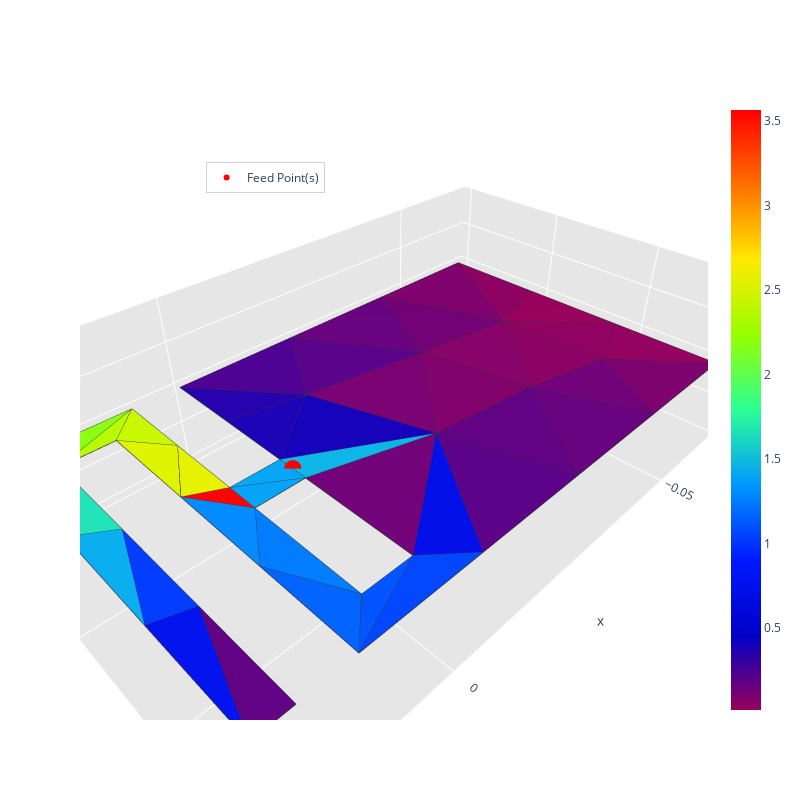
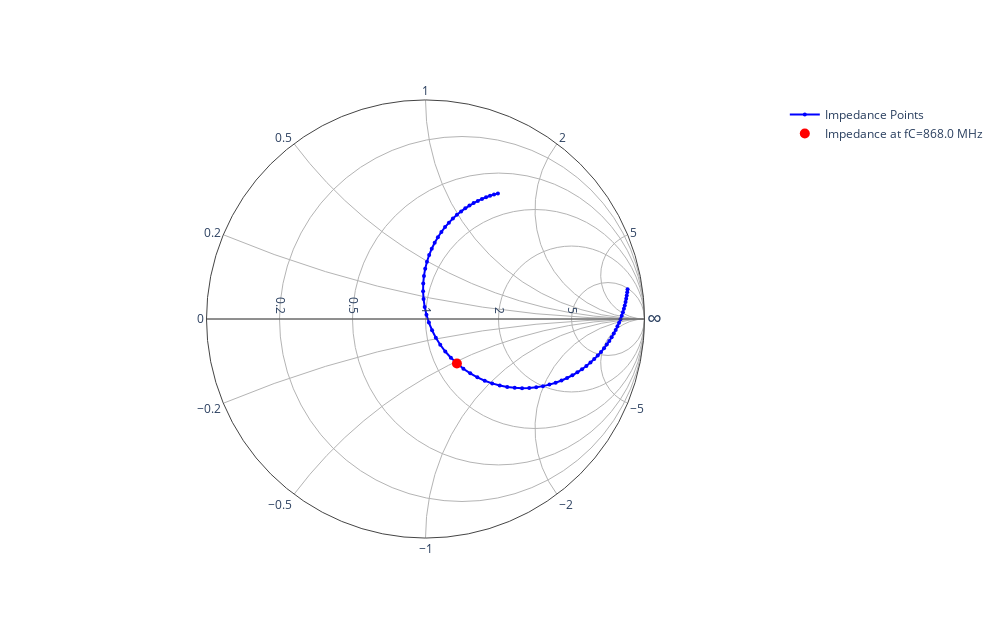
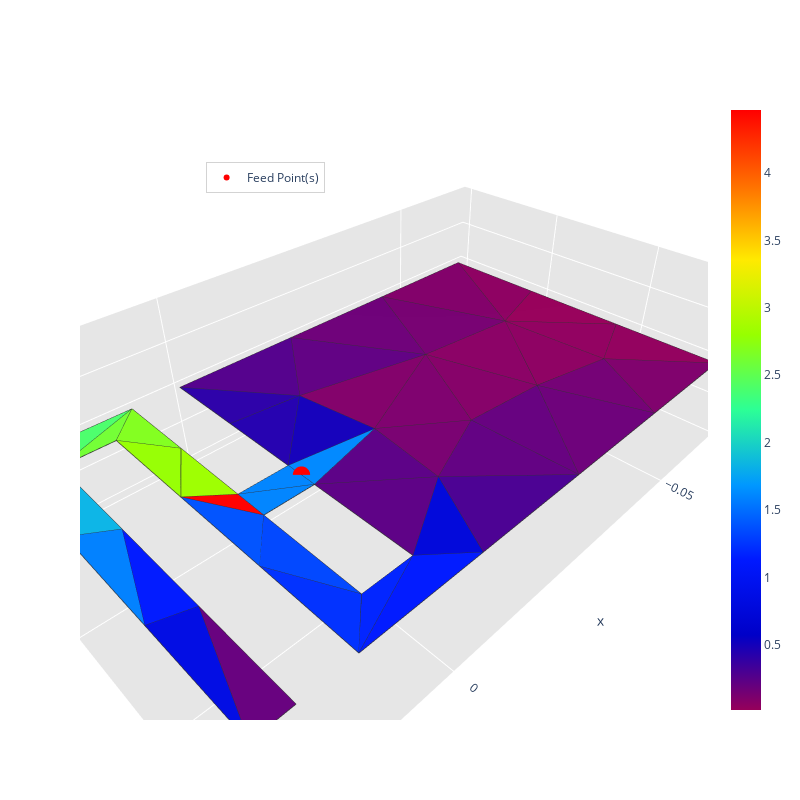
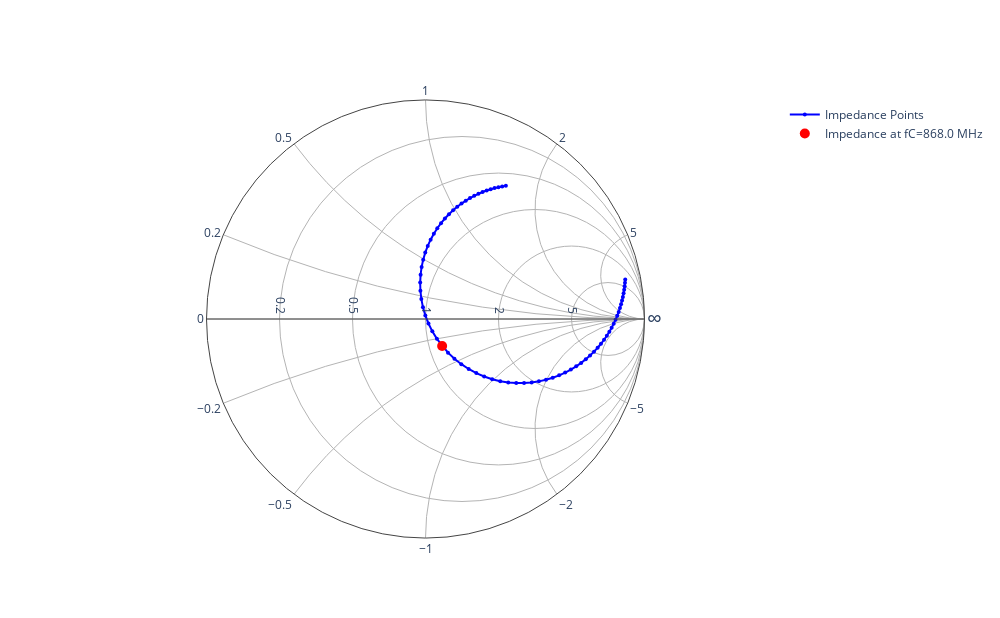

The notebook cell saved with these charts, in order:
### Code cell
import time
start_time = time.time()
iteration = 1
max_iter = 20
Accuracy = 0.01
converged = False
while iteration <= max_iter and not converged:
    try:
        print(f"\n------------------------------------------------------Iteration N°{iteration}------------------------------------------------------\n")
        print(f"distance meandres = {distance_meandre * 1000:.3f} mm\n")
        
        N_list_elem, new_distance_meandre_elem = creation_ifa(a, b, largeur_piste, distance_meandre, feed, x_t, y_t, save_mesh_folder, mesh_name, mesh_size)
        print(f"Number of meanders = {N_list_elem}\n")

        print(f"New distance meandres = {new_distance_meandre_elem * 1000:.3f} mm")
        print(f"IFA track width = {largeur_piste * 1000:.3f} mm")
        print(f"position feed = {feed * 1000:.3f} mm\n")

        frequence_resonance, s11_db, R_res, X_res = simulate(frequencies, ifa_meander_mat, fC, feed_point)
        Q = calculate_Q(frequencies, s11_db, frequence_resonance)
        plot_s11_curve(fLow, fHigh, nPoints, s11_db, fC)

        ratio = frequence_resonance / fC
        print(f"\nRatio = {ratio}\n")
        # distance_meandre = distance_meandre / ratio

        if (abs((fC - frequence_resonance)/fC) < Accuracy):
            min_index = np.argmin(s11_db)
            min_s11 = s11_db[min_index]
            s11_fc = s11_db[fc_index]
            if s11_fc < -10 or min_s11 < -20:
                converged = True
                print("\nRequired Accuracy is met!")
                break
            else:
                print("\nWe're looking for the perfect match!!!")

                if ratio == 1:
                    print("Ratio == 1 we modify the feed because we don't have a good fit")
                    ratio_adapt_feed = math.sqrt(R_res / 50)
                    feed = max(min(feed / ratio_adapt_feed, b - 3 * largeur_piste / 2 - 2.5 / 1000), largeur_piste / 2)
                else:
                    adapt_with_ratio_cube(distance_meandre, largeur_piste, ratio)             # New Addd ---- delete maybe

                    feed = max(min(feed * ratio**2, b - 3 * largeur_piste / 2 - 2.5 / 1000), largeur_piste / 2)

                    print(f"\nresultat feed = {feed * 1000:.3f} mm")

                if feed >= b - 3 * largeur_piste / 2 - 2.5 / 1000 or feed <= largeur_piste / 2:
                    distance_meandre, largeur_piste = adapt_with_ratio_square(distance_meandre, largeur_piste, ratio)

                feed_point       = np.array([0, feed, 0])

        elif abs(frequence_resonance - fC) < 0.07 * fC:
            print(f"\nWe are within 2% of fc!\n")
            feed = max(min(feed * ratio**2, b - 3 * largeur_piste / 2 - 2.5 / 1000), largeur_piste / 2)

            if feed >= b - 3 * largeur_piste / 2 - 2.5 / 1000 or feed <= largeur_piste / 2:
                print("\nExtreme edge reached\n")
                distance_meandre, largeur_piste = adapt_with_ratio_square(distance_meandre, largeur_piste, ratio)
            
            feed_point       = np.array([0, feed, 0])
        else:
            print(f"\nWe are FAR of fc!\n")
            distance_meandre, largeur_piste = adapt_with_ratio_square(distance_meandre, largeur_piste, ratio)

            """ # New Add    ---- delete maybe

            feed = max(min(feed * ratio**1, b - 3 * largeur_piste / 2 - 2.5 / 1000), largeur_piste / 2)

            if feed >= b - 3 * largeur_piste / 2 - 0.5 / 1000 or feed <= largeur_piste / 2:
                print("\nExtreme edge reached\n")
                distance_meandre, largeur_piste = adapt_with_ratio_square(distance_meandre, largeur_piste, ratio)
            
            feed_point       = np.array([0, feed, 0])

            # New Add   ---- delete maybe """
        
        iteration += 1
    except ValueError as e:
        print(f"Error: {e}")

end_time = time.time()
simulation_time = end_time - start_time
simulation_time_minutes = simulation_time / 60
simulation_time_seconds = simulation_time % 60
print(f"Simulation time : {simulation_time_minutes:.0f} minutes et {simulation_time_seconds:.2f} seconds")
if converged:
    print(f"Convergence reached at iteration {iteration}")
else:
    print(f"Convergence not achieved after {max_iter} itérations")

### Figure 1 — Plotly figure (JSON) as saved in the notebook; plotly's stock layout.template omitted (floating-point values rounded to 4 significant figures; data arrays with more than 128 entries replaced by an {"elided": "..."} marker saying what was removed)
{"data": [{"facecolor": ["rgb(0, 83, 255)", "rgb(0, 98, 255)", "rgb(0, 17, 236)", "rgb(255, 0, 0)", "rgb(138, 0, 98)", "rgb(4, 161, 246)", "rgb(142, 0, 96)", "rgb(0, 13, 228)", "rgb(0, 69, 255)", "rgb(111, 0, 119)", "rgb(8, 171, 236)", "rgb(95, 0, 130)", "rgb(21, 0, 185)", "rgb(133, 0, 103)", "rgb(137, 255, 19)", "rgb(11, 178, 228)", "rgb(111, 0, 119)", "rgb(103, 0, 125)", "rgb(114, 0, 117)", "rgb(88, 0, 136)", "rgb(0, 59, 255)", "rgb(75, 0, 145)", "rgb(85, 255, 93)", "rgb(31, 225, 181)", "rgb(181, 249, 0)", "rgb(5, 164, 243)", "rgb(0, 122, 255)", "rgb(197, 246, 0)", "rgb(0, 136, 255)", "rgb(228, 239, 0)", "rgb(218, 241, 0)", "rgb(36, 0, 173)", "rgb(27, 0, 180)", "rgb(95, 0, 131)", "rgb(120, 0, 112)", "rgb(128, 0, 106)", "rgb(90, 0, 134)", "rgb(126, 0, 108)", "rgb(140, 0, 98)", "rgb(145, 0, 94)", "rgb(123, 0, 110)", "rgb(150, 0, 90)", "rgb(102, 0, 125)"], "i": [7, 20, 11, 2, 31, 0, 32, 30, 15, 34, 22, 23, 35, 31, 13, 3, 31, 36, 33, 16, 23, 16, 12, 25, 13, 2, 20, 13, 21, 21, 8, 35, 35, 29, 36, 34, 30, 33, 18, 32, 28, 19, 31], "j": [14, 14, 24, 1, 33, 1, 33, 15, 30, 15, 24, 10, 34, 36, 9, 34, 32, 16, 36, 36, 24, 35, 9, 9, 8, 3, 1, 26, 1, 26, 26, 27, 3, 34, 34, 36, 34, 17, 33, 19, 32, 33, 28], "k": [15, 7, 23, 21, 32, 2, 19, 34, 7, 0, 25, 11, 3, 33, 12, 0, 28, 17, 17, 35, 22, 5, 25, 22, 9, 0, 14, 8, 20, 2, 21, 5, 27, 31, 35, 31, 29, 6, 6, 4, 4, 18, 29], "name": "", "type": "mesh3d", "x": [0.0, 0.0081, 0.0081, 0.0, -0.065, 0.0, -0.065, 0.0135, 0.0135, 0.0216, 0.0216, 0.027, 0.027, 0.0081, 0.0081, 0.0, -0.02167, -0.04333, -0.065, -0.065, 0.0135, 0.0135, 0.0216, 0.0216, 0.027, 0.027, 0.0081, 0.0, -0.04538, -0.02575, -0.006125, -0.03825, -0.05311, -0.05195, -0.01922, -0.01247, -0.03395], "y": [0.0302, 0.0302, 0.0248, 0.0248, 0.055, 0.0, 0.0, 0.055, 0.0054, 0.0054, 0.055, 0.055, 8.674e-19, 8.674e-19, 0.0496, 0.0496, 0.0, 0.0, 0.01833, 0.03667, 0.03847, 0.02193, 0.02193, 0.03847, 0.03667, 0.01833, 0.0124, 0.0124, 0.055, 0.055, 0.055, 0.038, 0.04132, 0.02192, 0.03573, 0.01534, 0.01912], "z": [0.0, 0.0, 0.0, 0.0, 0.0, 0.0, 0.0, 0.0, 0.0, 0.0, 0.0, 0.0, 0.0, 0.0, 0.0, 0.0, 0.0, 0.0, 0.0, 0.0, 0.0, 0.0, 0.0, 0.0, 0.0, 0.0, 0.0, 0.0, 0.0, 0.0, 0.0, 0.0, 0.0, 0.0, 0.0, 0.0, 0.0]}, {"line": {"color": "rgb(50, 50, 50)", "width": 1.5}, "mode": "lines", "showlegend": false, "type": "scatter3d", "x": {"elided": "215 float values"}, "y": {"elided": "215 float values"}, "z": {"elided": "215 int values"}}, {"hoverinfo": "none", "marker": {"color": [0.01484, 3.565], "colorscale": [[0, "rgb(150, 0, 90)"], [0.125, "rgb(0, 0, 200)"], [0.25, "rgb(0, 25, 255)"], [0.375, "rgb(0, 152, 255)"], [0.5, "rgb(44, 255, 150)"], [0.625, "rgb(151, 255, 0)"], [0.75, "rgb(255, 234, 0)"], [0.875, "rgb(255, 111, 0)"], [1, "rgb(255, 0, 0)"]], "showscale": true, "size": 0.1}, "mode": "markers", "showlegend": false, "type": "scatter3d", "x": [0.0], "y": [0.0302], "z": [0.0]}, {"marker": {"color": "red", "size": 6, "symbol": "circle"}, "mode": "markers+text", "name": "Feed Point(s)", "type": "scatter3d", "x": [0.0], "y": [0.0275], "z": [0.0]}], "layout": {"height": 800, "legend": {"bgcolor": "rgba(255,255,255,0.7)", "bordercolor": "lightgray", "borderwidth": 1, "x": 0.2, "xanchor": "left", "y": 0.9, "yanchor": "top"}, "scene": {"aspectratio": {"x": 1, "y": 0.5978, "z": 0.3}, "camera": {"eye": {"x": 0.65, "y": 0.65, "z": 0.65}}, "xaxis": {"backgroundcolor": "rgb(230, 230, 230)", "gridcolor": "rgb(255, 255, 255)", "showbackground": true, "zerolinecolor": "rgb(255, 255, 255)"}, "yaxis": {"backgroundcolor": "rgb(230, 230, 230)", "gridcolor": "rgb(255, 255, 255)", "showbackground": true, "zerolinecolor": "rgb(255, 255, 255)"}, "zaxis": {"backgroundcolor": "rgb(230, 230, 230)", "gridcolor": "rgb(255, 255, 255)", "showbackground": true, "zerolinecolor": "rgb(255, 255, 255)"}}, "title": {"text": ""}, "width": 800}}

### Figure 2 — Plotly figure (JSON) as saved in the notebook; plotly's stock layout.template omitted (floating-point values rounded to 4 significant figures)
{"data": [{"hoverinfo": "text", "imag": [11.11, 11.56, 11.87, 11.9, 11.47, 10.37, 8.457, 5.794, 2.749, -0.1487, -2.48, -4.094, -5.056, -5.525, -5.662, -5.59, -5.396, -5.137, -4.846, -4.546, -4.248, -3.959, -3.684, -3.423, -3.177, -2.945, -2.728, -2.525, -2.333, -2.154, -1.984, -1.825, -1.674, -1.532, -1.397, -1.269, -1.148, -1.032, -0.9212, -0.8157, -0.7147, -0.6178, -0.4355, -0.3495, -0.2665, -0.1863, -0.1088, -0.03381, 0.03893, 0.1095, 0.1782, 0.245, 0.31, 0.3735, 0.4354, 0.496, 0.5552, 0.6132, 0.6701, 0.7259, 0.7808, 0.8347, 0.8877, 0.94, 0.9915, 1.042, 1.092, 1.142, 1.191, 1.24, 1.288, 1.335, 1.383, 1.43, 1.476], "marker": {"color": "blue", "size": 4}, "mode": "markers+lines", "name": "Impedance Points", "real": [5.313, 6.503, 7.981, 9.774, 11.85, 14.05, 16.06, 17.44, 17.85, 17.22, 15.84, 14.08, 12.29, 10.63, 9.183, 7.963, 6.947, 6.103, 5.402, 4.818, 4.327, 3.913, 3.561, 3.26, 3.0, 2.775, 2.579, 2.407, 2.255, 2.121, 2.001, 1.894, 1.798, 1.712, 1.634, 1.563, 1.498, 1.439, 1.386, 1.336, 1.291, 1.249, 1.175, 1.142, 1.111, 1.082, 1.056, 1.031, 1.008, 0.9864, 0.9662, 0.9474, 0.9297, 0.913, 0.8975, 0.8828, 0.8691, 0.8562, 0.844, 0.8326, 0.8218, 0.8117, 0.8021, 0.7932, 0.7847, 0.7768, 0.7693, 0.7623, 0.7557, 0.7495, 0.7437, 0.7382, 0.7331, 0.7283, 0.7239], "text": ["Z = 265.646+555.700j at 700.0 MHz", "Z = 325.141+578.225j at 704.0 MHz", "Z = 399.058+593.574j at 708.0 MHz", "Z = 488.692+595.170j at 712.0 MHz", "Z = 592.333+573.740j at 716.0 MHz", "Z = 702.326+518.713j at 720.0 MHz", "Z = 802.788+422.865j at 724.0 MHz", "Z = 872.032+289.690j at 728.0 MHz", "Z = 892.375+137.452j at 732.0 MHz", "Z = 861.211-7.435j at 736.0 MHz", "Z = 791.942-124.019j at 740.0 MHz", "Z = 704.234-204.688j at 744.0 MHz", "Z = 614.257-252.784j at 748.0 MHz", "Z = 531.326-276.252j at 752.0 MHz", "Z = 459.146-283.075j at 756.0 MHz", "Z = 398.159-279.488j at 760.0 MHz", "Z = 347.329-269.809j at 764.0 MHz", "Z = 305.148-256.836j at 768.0 MHz", "Z = 270.107-242.313j at 772.0 MHz", "Z = 240.878-227.293j at 776.0 MHz", "Z = 216.359-212.393j at 780.0 MHz", "Z = 195.656-197.961j at 784.0 MHz", "Z = 178.057-184.178j at 788.0 MHz", "Z = 162.995-171.125j at 792.0 MHz", "Z = 150.019-158.826j at 796.0 MHz", "Z = 138.770-147.266j at 800.0 MHz", "Z = 128.959-136.415j at 804.0 MHz", "Z = 120.355-126.231j at 808.0 MHz", "Z = 112.769-116.667j at 812.0 MHz", "Z = 106.048-107.678j at 816.0 MHz", "Z = 100.066-99.218j at 820.0 MHz", "Z = 94.718-91.245j at 824.0 MHz", "Z = 89.919-83.717j at 828.0 MHz", "Z = 85.595-76.599j at 832.0 MHz", "Z = 81.686-69.857j at 836.0 MHz", "Z = 78.140-63.459j at 840.0 MHz", "Z = 74.914-57.377j at 844.0 MHz", "Z = 71.971-51.586j at 848.0 MHz", "Z = 69.279-46.062j at 852.0 MHz", "Z = 66.810-40.784j at 856.0 MHz", "Z = 64.541-35.734j at 860.0 MHz", "Z = 62.450-30.892j at 864.0 MHz", "Z = 58.735-21.776j at 872.0 MHz", "Z = 57.082-17.473j at 876.0 MHz", "Z = 55.547-13.324j at 880.0 MHz", "Z = 54.121-9.317j at 884.0 MHz", "Z = 52.793-5.442j at 888.0 MHz", "Z = 51.555-1.691j at 892.0 MHz", "Z = 50.401+1.947j at 896.0 MHz", "Z = 49.322+5.477j at 900.0 MHz", "Z = 48.312+8.909j at 904.0 MHz", "Z = 47.368+12.248j at 908.0 MHz", "Z = 46.483+15.501j at 912.0 MHz", "Z = 45.652+18.673j at 916.0 MHz", "Z = 44.873+21.771j at 920.0 MHz", "Z = 44.142+24.798j at 924.0 MHz", "Z = 43.454+27.760j at 928.0 MHz", "Z = 42.808+30.661j at 932.0 MHz", "Z = 42.200+33.506j at 936.0 MHz", "Z = 41.628+36.297j at 940.0 MHz", "Z = 41.090+39.038j at 944.0 MHz", "Z = 40.584+41.733j at 948.0 MHz", "Z = 40.107+44.386j at 952.0 MHz", "Z = 39.659+46.998j at 956.0 MHz", "Z = 39.237+49.573j at 960.0 MHz", "Z = 38.839+52.114j at 964.0 MHz", "Z = 38.466+54.623j at 968.0 MHz", "Z = 38.114+57.102j at 972.0 MHz", "Z = 37.784+59.554j at 976.0 MHz", "Z = 37.474+61.980j at 980.0 MHz", "Z = 37.183+64.384j at 984.0 MHz", "Z = 36.910+66.767j at 988.0 MHz", "Z = 36.655+69.130j at 992.0 MHz", "Z = 36.416+71.477j at 996.0 MHz", "Z = 36.193+73.808j at 1000.0 MHz"], "type": "scattersmith"}, {"hoverinfo": "text", "imag": [-0.5249], "marker": {"color": "red", "size": 10, "symbol": "circle"}, "mode": "markers", "name": "Impedance at fC=868.0 MHz", "real": [1.21], "text": ["Z = 60.520-26.245j at 868.0 MHz"], "type": "scattersmith"}], "layout": {"height": 618, "showlegend": true, "title": {"text": ""}, "width": 1000}}

### Figure 3 — Plotly figure (JSON) as saved in the notebook; plotly's stock layout.template omitted (floating-point values rounded to 4 significant figures; data arrays with more than 128 entries replaced by an {"elided": "..."} marker saying what was removed)
{"data": [{"facecolor": ["rgb(0, 35, 255)", "rgb(0, 48, 255)", "rgb(255, 0, 0)", "rgb(0, 131, 255)", "rgb(140, 0, 97)", "rgb(97, 0, 129)", "rgb(144, 0, 95)", "rgb(0, 25, 254)", "rgb(0, 135, 255)", "rgb(129, 0, 105)", "rgb(115, 0, 116)", "rgb(11, 179, 228)", "rgb(0, 25, 255)", "rgb(109, 0, 120)", "rgb(102, 0, 125)", "rgb(118, 0, 113)", "rgb(149, 255, 3)", "rgb(0, 11, 225)", "rgb(96, 0, 130)", "rgb(137, 0, 100)", "rgb(0, 127, 255)", "rgb(141, 0, 97)", "rgb(75, 255, 107)", "rgb(38, 240, 165)", "rgb(114, 255, 52)", "rgb(0, 131, 255)", "rgb(0, 7, 216)", "rgb(129, 255, 31)", "rgb(0, 70, 255)", "rgb(156, 254, 0)", "rgb(0, 82, 255)", "rgb(92, 0, 132)", "rgb(101, 0, 126)", "rgb(125, 0, 109)", "rgb(132, 0, 103)", "rgb(129, 0, 105)", "rgb(44, 0, 167)", "rgb(83, 0, 139)", "rgb(120, 0, 112)", "rgb(108, 0, 121)", "rgb(91, 0, 133)", "rgb(126, 0, 107)", "rgb(145, 0, 93)", "rgb(74, 0, 145)", "rgb(20, 0, 185)", "rgb(36, 0, 174)", "rgb(150, 0, 90)"], "i": [7, 20, 2, 0, 31, 34, 32, 15, 36, 37, 31, 25, 24, 37, 23, 33, 8, 24, 37, 31, 25, 18, 13, 12, 13, 2, 30, 13, 1, 21, 21, 34, 29, 37, 35, 33, 38, 16, 34, 31, 34, 28, 32, 34, 3, 38, 19], "j": [14, 14, 1, 1, 33, 35, 33, 30, 0, 36, 32, 9, 22, 16, 10, 37, 26, 23, 38, 37, 22, 33, 9, 9, 8, 3, 15, 26, 14, 26, 1, 15, 35, 35, 37, 17, 27, 38, 36, 28, 0, 32, 19, 29, 38, 3, 33], "k": [15, 7, 21, 2, 32, 29, 19, 7, 3, 38, 28, 22, 23, 17, 11, 17, 21, 11, 16, 33, 24, 6, 12, 25, 9, 0, 34, 8, 20, 2, 20, 0, 31, 36, 31, 6, 5, 5, 35, 29, 36, 4, 4, 30, 36, 27, 18], "name": "", "type": "mesh3d", "x": [0.0, 0.0081, 0.0081, 0.0, -0.065, 0.0, -0.065, 0.0135, 0.0135, 0.0216, 0.0216, 0.027, 0.027, 0.0081, 0.0081, 0.0, -0.02167, -0.04333, -0.065, -0.065, 0.0135, 0.0135, 0.0216, 0.0216, 0.027, 0.027, 0.0081, 0.0, -0.04538, -0.02575, -0.006125, -0.03925, -0.05335, -0.05211, -0.01241, -0.02508, -0.01381, -0.03382, -0.01155], "y": [0.032, 0.032, 0.0266, 0.0266, 0.055, 0.0, 0.0, 0.055, 0.0054, 0.0054, 0.055, 0.055, 8.674e-19, 8.674e-19, 0.0496, 0.0496, 0.0, 0.0, 0.01833, 0.03667, 0.03847, 0.02193, 0.02193, 0.03847, 0.03667, 0.01833, 0.0133, 0.0133, 0.055, 0.055, 0.055, 0.03846, 0.04145, 0.02213, 0.04228, 0.03718, 0.02881, 0.02002, 0.01479], "z": [0.0, 0.0, 0.0, 0.0, 0.0, 0.0, 0.0, 0.0, 0.0, 0.0, 0.0, 0.0, 0.0, 0.0, 0.0, 0.0, 0.0, 0.0, 0.0, 0.0, 0.0, 0.0, 0.0, 0.0, 0.0, 0.0, 0.0, 0.0, 0.0, 0.0, 0.0, 0.0, 0.0, 0.0, 0.0, 0.0, 0.0, 0.0, 0.0]}, {"line": {"color": "rgb(50, 50, 50)", "width": 1.5}, "mode": "lines", "showlegend": false, "type": "scatter3d", "x": {"elided": "235 float values"}, "y": {"elided": "235 float values"}, "z": {"elided": "235 int values"}}, {"hoverinfo": "none", "marker": {"color": [0.01658, 4.466], "colorscale": [[0, "rgb(150, 0, 90)"], [0.125, "rgb(0, 0, 200)"], [0.25, "rgb(0, 25, 255)"], [0.375, "rgb(0, 152, 255)"], [0.5, "rgb(44, 255, 150)"], [0.625, "rgb(151, 255, 0)"], [0.75, "rgb(255, 234, 0)"], [0.875, "rgb(255, 111, 0)"], [1, "rgb(255, 0, 0)"]], "showscale": true, "size": 0.1}, "mode": "markers", "showlegend": false, "type": "scatter3d", "x": [0.0], "y": [0.032], "z": [0.0]}, {"marker": {"color": "red", "size": 6, "symbol": "circle"}, "mode": "markers+text", "name": "Feed Point(s)", "type": "scatter3d", "x": [0.0], "y": [0.0293], "z": [0.0]}], "layout": {"height": 800, "legend": {"bgcolor": "rgba(255,255,255,0.7)", "bordercolor": "lightgray", "borderwidth": 1, "x": 0.2, "xanchor": "left", "y": 0.9, "yanchor": "top"}, "scene": {"aspectratio": {"x": 1, "y": 0.5978, "z": 0.3}, "camera": {"eye": {"x": 0.65, "y": 0.65, "z": 0.65}}, "xaxis": {"backgroundcolor": "rgb(230, 230, 230)", "gridcolor": "rgb(255, 255, 255)", "showbackground": true, "zerolinecolor": "rgb(255, 255, 255)"}, "yaxis": {"backgroundcolor": "rgb(230, 230, 230)", "gridcolor": "rgb(255, 255, 255)", "showbackground": true, "zerolinecolor": "rgb(255, 255, 255)"}, "zaxis": {"backgroundcolor": "rgb(230, 230, 230)", "gridcolor": "rgb(255, 255, 255)", "showbackground": true, "zerolinecolor": "rgb(255, 255, 255)"}}, "title": {"text": ""}, "width": 800}}

### Figure 4 — Plotly figure (JSON) as saved in the notebook; plotly's stock layout.template omitted (floating-point values rounded to 4 significant figures)
{"data": [{"hoverinfo": "text", "imag": [8.95, 9.375, 9.772, 10.09, 10.25, 10.13, 9.569, 8.425, 6.635, 4.338, 1.872, -0.3636, -2.104, -3.285, -3.978, -4.309, -4.395, -4.327, -4.167, -3.956, -3.722, -3.478, -3.237, -3.001, -2.776, -2.562, -2.359, -2.168, -1.987, -1.818, -1.658, -1.507, -1.365, -1.231, -1.103, -0.9827, -0.8681, -0.7591, -0.6553, -0.5561, -0.4614, -0.3706, -0.2, -0.1195, -0.042, 0.0328, 0.1051, 0.175, 0.2428, 0.3086, 0.3724, 0.4346, 0.4951, 0.5541, 0.6116, 0.6679, 0.7229, 0.7768, 0.8297, 0.8815, 0.9324, 0.9825, 1.032, 1.08, 1.128, 1.175, 1.222, 1.268, 1.313, 1.359, 1.403, 1.448, 1.491, 1.535, 1.578], "marker": {"color": "blue", "size": 4}, "mode": "markers+lines", "name": "Impedance Points", "real": [3.363, 4.061, 4.932, 6.013, 7.335, 8.9, 10.64, 12.4, 13.88, 14.76, 14.82, 14.12, 12.9, 11.46, 10.03, 8.715, 7.573, 6.604, 5.793, 5.115, 4.548, 4.072, 3.671, 3.331, 3.04, 2.79, 2.574, 2.385, 2.221, 2.076, 1.948, 1.835, 1.733, 1.642, 1.561, 1.487, 1.42, 1.36, 1.305, 1.254, 1.208, 1.166, 1.091, 1.057, 1.027, 0.998, 0.9715, 0.9469, 0.9239, 0.9025, 0.8825, 0.8638, 0.8463, 0.83, 0.8146, 0.8002, 0.7867, 0.774, 0.762, 0.7508, 0.7402, 0.7303, 0.7209, 0.7121, 0.7038, 0.696, 0.6887, 0.6817, 0.6752, 0.6691, 0.6634, 0.658, 0.6529, 0.6481, 0.6437], "text": ["Z = 168.164+447.480j at 700.0 MHz", "Z = 203.043+468.737j at 704.0 MHz", "Z = 246.594+488.578j at 708.0 MHz", "Z = 300.668+504.500j at 712.0 MHz", "Z = 366.764+512.438j at 716.0 MHz", "Z = 444.982+506.351j at 720.0 MHz", "Z = 532.230+478.465j at 724.0 MHz", "Z = 620.064+421.235j at 728.0 MHz", "Z = 694.085+331.760j at 732.0 MHz", "Z = 737.822+216.880j at 736.0 MHz", "Z = 741.048+93.612j at 740.0 MHz", "Z = 706.006-18.181j at 744.0 MHz", "Z = 645.130-105.224j at 748.0 MHz", "Z = 573.192-164.230j at 752.0 MHz", "Z = 501.350-198.904j at 756.0 MHz", "Z = 435.729-215.455j at 760.0 MHz", "Z = 378.637-219.757j at 764.0 MHz", "Z = 330.214-216.336j at 768.0 MHz", "Z = 289.626-208.335j at 772.0 MHz", "Z = 255.730-197.815j at 776.0 MHz", "Z = 227.393-186.077j at 780.0 MHz", "Z = 203.614-173.921j at 784.0 MHz", "Z = 183.553-161.826j at 788.0 MHz", "Z = 166.527-150.067j at 792.0 MHz", "Z = 151.985-138.794j at 796.0 MHz", "Z = 139.486-128.076j at 800.0 MHz", "Z = 128.676-117.938j at 804.0 MHz", "Z = 119.272-108.376j at 808.0 MHz", "Z = 111.044-99.368j at 812.0 MHz", "Z = 103.808-90.885j at 816.0 MHz", "Z = 97.411-82.894j at 820.0 MHz", "Z = 91.729-75.360j at 824.0 MHz", "Z = 86.661-68.249j at 828.0 MHz", "Z = 82.121-61.528j at 832.0 MHz", "Z = 78.039-55.166j at 836.0 MHz", "Z = 74.355-49.134j at 840.0 MHz", "Z = 71.019-43.405j at 844.0 MHz", "Z = 67.989-37.955j at 848.0 MHz", "Z = 65.229-32.763j at 852.0 MHz", "Z = 62.707-27.807j at 856.0 MHz", "Z = 60.398-23.068j at 860.0 MHz", "Z = 58.278-18.531j at 864.0 MHz", "Z = 54.528-9.998j at 872.0 MHz", "Z = 52.866-5.976j at 876.0 MHz", "Z = 51.327-2.100j at 880.0 MHz", "Z = 49.901+1.640j at 884.0 MHz", "Z = 48.576+5.254j at 888.0 MHz", "Z = 47.343+8.751j at 892.0 MHz", "Z = 46.196+12.140j at 896.0 MHz", "Z = 45.125+15.428j at 900.0 MHz", "Z = 44.126+18.621j at 904.0 MHz", "Z = 43.191+21.728j at 908.0 MHz", "Z = 42.317+24.753j at 912.0 MHz", "Z = 41.498+27.703j at 916.0 MHz", "Z = 40.730+30.581j at 920.0 MHz", "Z = 40.010+33.395j at 924.0 MHz", "Z = 39.334+36.147j at 928.0 MHz", "Z = 38.698+38.841j at 932.0 MHz", "Z = 38.101+41.483j at 936.0 MHz", "Z = 37.540+44.075j at 940.0 MHz", "Z = 37.011+46.621j at 944.0 MHz", "Z = 36.514+49.124j at 948.0 MHz", "Z = 36.046+51.587j at 952.0 MHz", "Z = 35.606+54.013j at 956.0 MHz", "Z = 35.191+56.404j at 960.0 MHz", "Z = 34.800+58.764j at 964.0 MHz", "Z = 34.433+61.094j at 968.0 MHz", "Z = 34.087+63.396j at 972.0 MHz", "Z = 33.762+65.674j at 976.0 MHz", "Z = 33.456+67.929j at 980.0 MHz", "Z = 33.168+70.162j at 984.0 MHz", "Z = 32.898+72.377j at 988.0 MHz", "Z = 32.645+74.574j at 992.0 MHz", "Z = 32.407+76.755j at 996.0 MHz", "Z = 32.185+78.922j at 1000.0 MHz"], "type": "scattersmith"}, {"hoverinfo": "text", "imag": [-0.2836], "marker": {"color": "red", "size": 10, "symbol": "circle"}, "mode": "markers", "name": "Impedance at fC=868.0 MHz", "real": [1.127], "text": ["Z = 56.327-14.179j at 868.0 MHz"], "type": "scattersmith"}], "layout": {"height": 618, "showlegend": true, "title": {"text": ""}, "width": 1000}}
